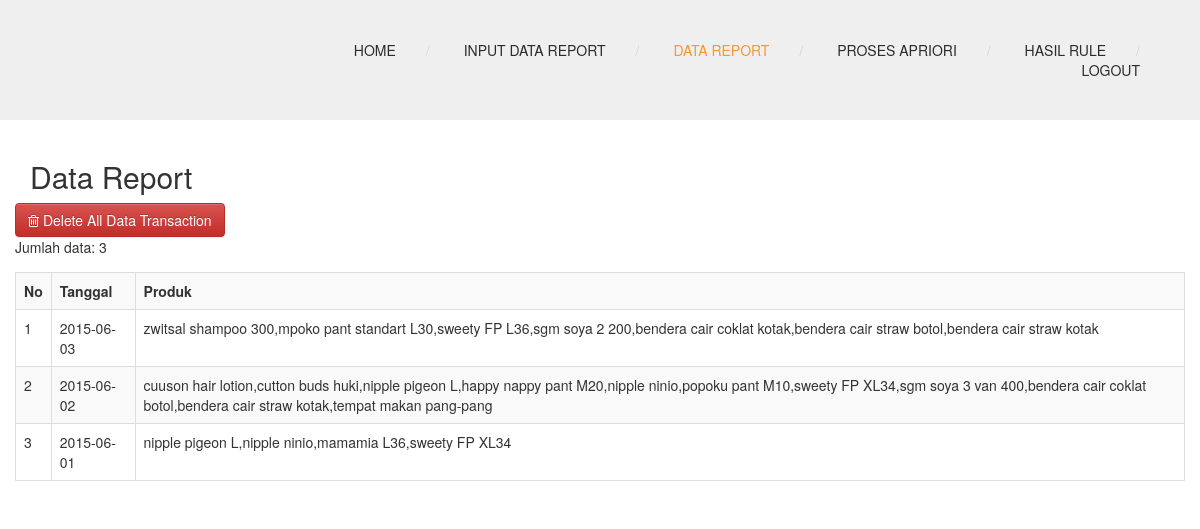
/index.php?menu=data_transaksi (signed in), run on the app's committed database.
### tables this page shows
CREATE TABLE `transaksi` (
  `id` int(11) NOT NULL AUTO_INCREMENT,
  `transaction_date` date DEFAULT NULL,
  `produk` text,
  PRIMARY KEY (`id`)
);

### fungsi.php (called while the page is built, shortened)
<?php
function can_access_menu($menu){
    if($_SESSION['apriori_toko_level']==1){
        return true;
    }
    return false;
}
?>

### database.php (called while the page is built, shortened)
<?php
class database {
    private $servername;
    private $user_db;
    private $password_db;
    private $database;
    private $koneksi;
    function database() {
        return $this->connect_db();
    }
    function load_conf_db() {
        $path = dirname(__FILE__) . '/koneksi.php';
        if (file_exists($path)) {
            $conf = include $path;
            $this->servername = @$conf['host'];
            $this->database = @$conf['dbname'];
            $this->user_db = @$conf['username'];
            $this->password_db = @$conf['password'];
        }
    }
    public function connect_db() {
        $this->koneksi = mysqli_connect($this->servername, $this->user_db, $this->password_db, $this->database);
        return $this->koneksi;
    }
    function db_query($sql) {
        $conn = $this->koneksi;
        return mysqli_query($conn, $sql);
    }
    function db_fetch_array($result) {
        return mysqli_fetch_array($result);
    }
    function db_num_rows($result) {
        return mysqli_num_rows($result);
    }
}
?>

### koneksi.php (called while the page is built)
<?php
return array(
    'host' => "localhost",
    'username' => "root",
    'password' => "",
    'dbname' => "apriori_toko",
);
?>

### data_transaksi.php (the view, shortened to what this page needs)
<?php
include_once "database.php";
include_once "fungsi.php";
?>
<section class="page_head">
    <div class="container">
        <div class="row">
            <div class="col-lg-12 col-md-12 col-sm-12">
                <div class="page_title">
                    <h2>Data Report</h2>
                </div>
            </div>
        </div>
    </div>
</section>
<?php
$db_object = new database();
        ?>
        <?php
$sql = "SELECT
        *
        FROM
         transaksi order by transaction_date desc";
$query=$db_object->db_query($sql);
$jumlah=$db_object->db_num_rows($query);
?>
<div class="super_sub_content">
    <div class="container">
        <div class="row">
            <form method="post" enctype="multipart/form-data" action="">
                <div class="form-group">
                    <button name="delete" type="submit"  class="btn btn-danger" >
                        <i class="fa fa-trash-o"></i> Delete All Data Transaction
                    </button>
                    <?php
                    echo "<br>";
                    echo "Jumlah data: ".$jumlah."<br>";
                    ?>
                </div>
            </form>
            <?php
            if($jumlah==0){
                    echo "Data kosong...";
            }
            else{
            ?>
            <table class='table table-bordered table-striped  table-hover'>
                <tr>
                <th>No</th>
                <th>Tanggal</th>
                <th>Produk</th>
                </tr>
                <?php
                    $no=1;
                    while($row=$db_object->db_fetch_array($query)){
                        echo "<tr>";
                            echo "<td>".$no."</td>";
                            echo "<td>".$row['transaction_date']."</td>";
                            echo "<td>".$row['produk']."</td>";
                        echo "</tr>";
                        $no++;
                    }
                    ?>
            </table>
            <?php
            }
            ?>
        </div>
    </div>
</div>

### index.php (shortened to what this page needs)
<?php
$menu = '';
if (isset($_GET['menu'])) {
    $menu = $_GET['menu'];
}
include_once 'fungsi.php';
?>
<!DOCTYPE html>
 <html class="no-js">
    <head>
        <link rel="stylesheet" href="css/bootstrap.css">
        <link rel="stylesheet" href="css/font-awesome.css">
        <link rel="stylesheet" href="css/animate.css">
        <link rel="stylesheet" href="css/templatemo-misc.css">
        <link rel="stylesheet" href="css/templatemo-style.css">
        <link rel="stylesheet" href="scripts/bootstrap/bootstrap.min.css">
        <link rel="stylesheet" href="scripts/ionicons/css/ionicons.min.css">
        <link rel="stylesheet" href="scripts/toast/jquery.toast.min.css">
        <link rel="stylesheet" href="import/daterangepicker/daterangepicker-bs3.css">
    </head>
    <body>
        <?php
        include "header.php";
        $menu = '';
        if (isset($_GET['menu'])) {
            $menu = $_GET['menu'];
        }
        if ($menu != '') {
            if(can_access_menu($menu)){
                if (file_exists($menu.".php")) {
                    include $menu.'.php';
                } else {
                    include "not_found.php";
                }
            }
            else{
                include "forbidden.php";
            }
        } else {
            include "home.php";
        }
        ?>
    </body>
</html>

### header.php (shortened to what this page needs)
<?php
$menu = '';
if(isset($_GET['menu'])){
    $menu = $_GET['menu'];
}
?>
        <link href="assets/css/bootstrap.min.css" rel="stylesheet">
        <link href="assets/css/bootstrap-theme.min.css" rel="stylesheet">
        <link href="assets/css/owl.carousel.css" rel="stylesheet">
        <link href="assets/css/owl.theme.default.min.css" rel="stylesheet">
        <link href="assets/css/magnific-popup.css" rel="stylesheet">
    <header class="site-header container-fluid">
            <div class="main-header">
                <div class="row">
                    <div class="main-header-left col-md-2 col-sm-6 col-xs-8">
                    </div>
                    <div class="menu-wrapper col-md-10 col-sm-6 col-xs-4">
                        <ul class="sf-menu hidden-xs hidden-sm">
                            <li <?php echo ($menu==''||$menu=='home')?"class='active'":""; ?> ><a href="index.php">Home</a></li>
                        <?php
                        if (empty($_SESSION['apriori_toko_id'])) {
                        ?>
                            <li><a href="login.php">Login</a></li>
                        <?php
                        }
                        else{
                            if($_SESSION['apriori_toko_level']==1){
                        ?>
                            <li <?php echo ($menu=='input_data_report')?"class='active'":""; ?>><a href="index.php?menu=input_data_report&input=masuk&page=report">Input Data Report</a></li>
                            <li <?php echo ($menu=='data_transaksi')?"class='active'":""; ?> ><a href="index.php?menu=data_transaksi">Data Report</a></li>
                            <li <?php echo ($menu=='proses_apriori')?"class='active'":""; ?>><a href="index.php?menu=proses_apriori">Proses Apriori</a></li>
                            <?php
                            }
                            ?>
                            <li <?php echo ($menu=='hasil_rule')?"class='active'":""; ?>><a href="index.php?menu=hasil_rule">Hasil Rule</a></li>
                            <li ><a href="logout.php">Logout</a></li>
                        <?php
                        }
                        ?>
                        </ul>
                    </div>
                </div>
            </div>
        </header>

### css/templatemo-style.css (style rules this page uses)
html, body, div, span, applet, object, iframe, h1, h2, h3, h4, h5, h6, p, blockquote, pre, a, abbr, acronym, address, big, cite, code, del, dfn, em, img, ins, kbd, q, s, samp, small, strike, strong, sub, sup, tt, var, b, u, i, center, dl, dt, dd, ol, ul, li, fieldset, form, label, legend, table, caption, tbody, tfoot, thead, tr, th, td, article, aside, canvas, details, embed, figure, figcaption, footer, header, hgroup, menu, nav, output, ruby, section, summary, time, mark, audio, video { margin: 0; padding: 0; border: 0; font-size: 100%; vertical-align: baseline; }
body { line-height: 1; }
ol, ul { list-style: none; }
table { border-collapse: collapse; border-spacing: 0; }
html { font-size: 100%; -webkit-text-size-adjust: 100%; -ms-text-size-adjust: 100%; }
article, aside, details, figcaption, figure, footer, header, hgroup, nav, section, img { display: block; }
button, input, select, textarea { font-size: 100%; margin: 0; vertical-align: baseline; *vertical-align: middle; }
button, input { line-height: normal; *overflow: visible; }
button, input[type="button"], input[type="reset"], input[type="submit"] { cursor: pointer; -webkit-appearance: button; }
body { font-family: "Roboto", sans-serif; font-size: .89em; line-height: 1.75; color: #777777; background-color: #efefef; text-rendering: optimizeLegibility; }
a { color: #f69730; text-decoration: none; -webkit-transition: all 200ms ease-in-out; -moz-transition: all 200ms ease-in-out; transition: all 200ms ease-in-out; }
h1, h2, h3, h4, h5, h6 { font-family: "Roboto Slab", serif; color: #2c2c2c; }
*, *:before, *:after { -moz-box-sizing: border-box; -webkit-box-sizing: border-box; box-sizing: border-box; }
button, input, select, textarea { border: 1px solid #d5d5d5; outline: 0; padding: 10px 12px; color: #aaaaaa; }
.site-header { position: relative; z-index: 8; }
.main-header { width: 100%; min-height: 96px; background-color: #efefef; padding: 30px 60px; }
.main-header .menu-wrapper { position: relative; z-index: 99; text-align: right; margin-top: 10px; }
.main-header .menu-wrapper ul li { display: inline; margin-left: 30px; position: relative; }
.main-header .menu-wrapper ul li:after { content: '/'; color: #d5d5d5; margin-left: 30px; }
.main-header .menu-wrapper ul li:last-child:after { content: ''; display: none; }
.main-header .menu-wrapper ul li a { text-transform: uppercase; font-weight: 500; padding: 30px 0; color: #2c2c2c; }
.main-header .menu-wrapper ul li.active a { color: #f69730; }
.container-fluid { padding: 0 !important; }

### data on the page
transaksi: transaction_date "2015-06-03", produk "zwitsal shampoo 300,mpoko pant standart L30,sweety FP L36,sgm soya 2 200,bendera cair coklat kotak,bendera cair straw botol,bendera cair straw kotak"
transaksi: transaction_date "2015-06-02", produk "cuuson hair lotion,cutton buds huki,nipple pigeon L,happy nappy pant M20,nipple ninio,popoku pant M10,sweety FP XL34,sgm soya 3 van 400,bendera cair coklat botol,bendera cair straw kotak,tempat makan pang-pang"
transaksi: transaction_date "2015-06-01", produk "nipple pigeon L,nipple ninio,mamamia L36,sweety FP XL34"

### other printed values
$jumlah "3"
